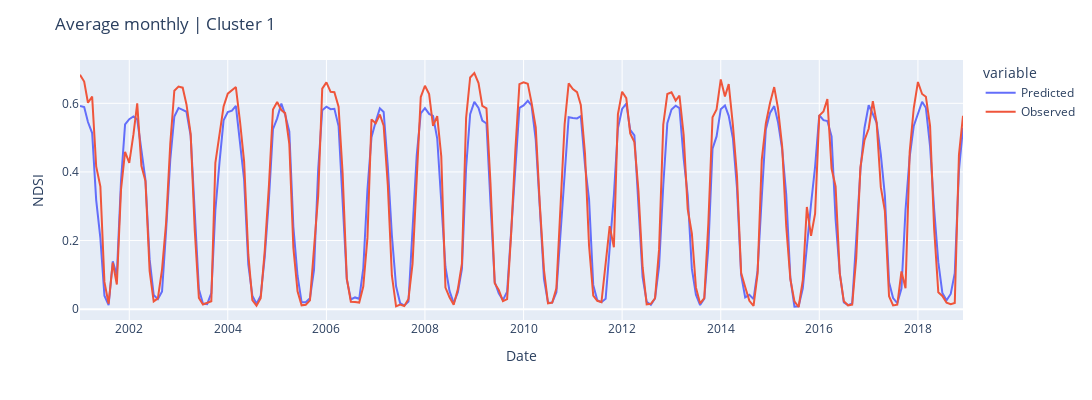

Notebook code for this chart:
### Code cell
plot_val_vs_observed("m",1,0)

### Figure 1 — Plotly figure (JSON) as saved in the notebook; plotly's stock layout.template omitted (floating-point values rounded to 4 significant figures; data arrays with more than 128 entries replaced by an {"elided": "..."} marker saying what was removed)
{"data": [{"hovertemplate": "variable=Predicted<br>Date=%{x}<br>value=%{y}<extra></extra>", "legendgroup": "Predicted", "line": {"color": "#636efa", "dash": "solid"}, "marker": {"symbol": "circle"}, "mode": "lines", "name": "Predicted", "orientation": "v", "showlegend": true, "type": "scatter", "x": {"elided": "216 str values"}, "xaxis": "x", "y": {"elided": "216 float values"}, "yaxis": "y"}, {"hovertemplate": "variable=Observed<br>Date=%{x}<br>value=%{y}<extra></extra>", "legendgroup": "Observed", "line": {"color": "#EF553B", "dash": "solid"}, "marker": {"symbol": "circle"}, "mode": "lines", "name": "Observed", "orientation": "v", "showlegend": true, "type": "scatter", "x": {"elided": "216 str values"}, "xaxis": "x", "y": {"elided": "216 float values"}, "yaxis": "y"}], "layout": {"height": 400, "legend": {"title": {"text": "variable"}, "tracegroupgap": 0}, "margin": {"t": 60}, "title": {"text": "Average monthly | Cluster 1"}, "width": 1800, "xaxis": {"anchor": "y", "domain": [0, 1], "title": {"text": "Date"}}, "yaxis": {"anchor": "x", "domain": [0, 1], "title": {"text": "NDSI"}}}}
